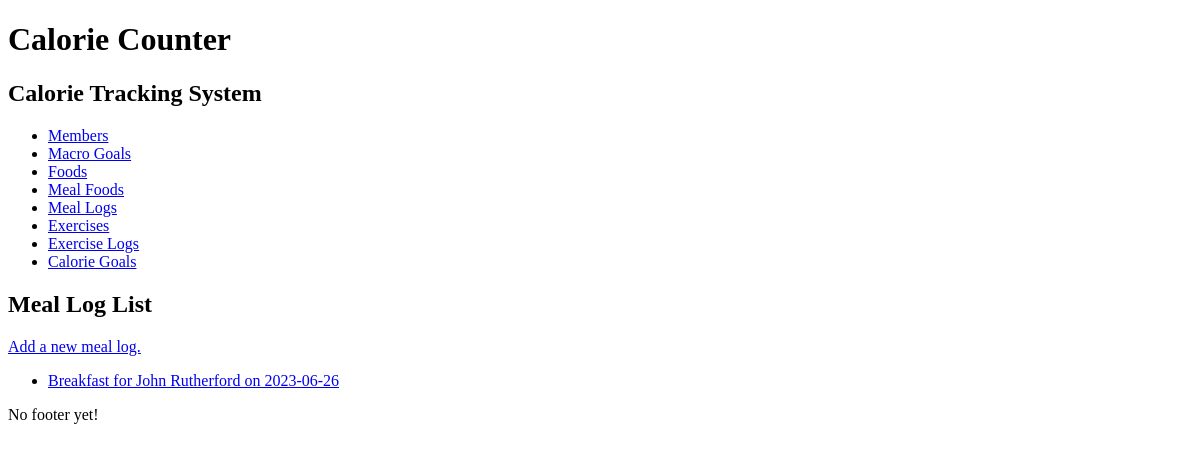
The page /meallog/ on the database as committed earlier.
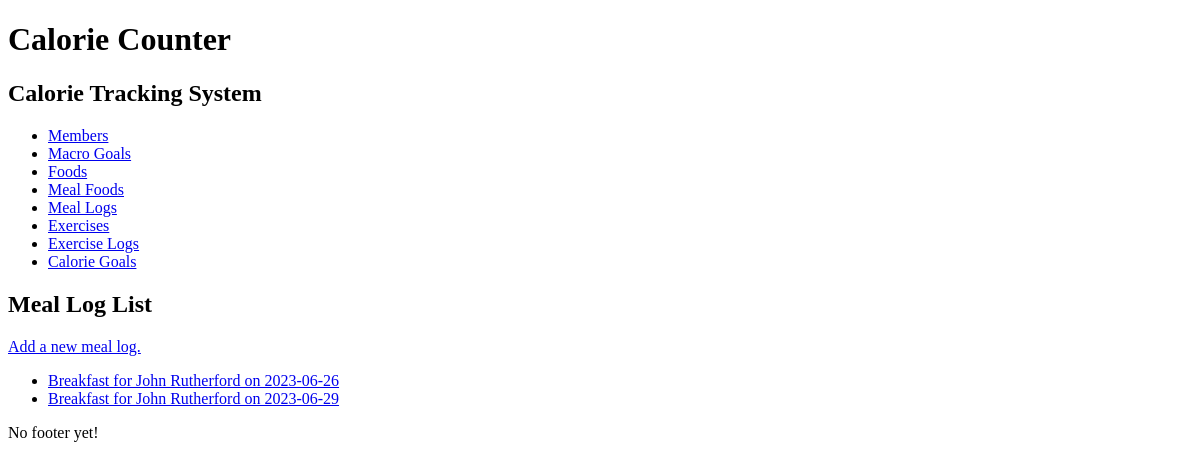
The same page on the database as committed later.
### calorie_counter/models.py (models this page shows, shortened)
class MealLog(models.Model):
    MEAL_CHOICES = [
        ('Breakfast', 'Breakfast'),
        ('Lunch', 'Lunch'),
        ('Dinner', 'Dinner'),
        ('Snack', 'Snack'),
    ]
    id = models.AutoField(primary_key=True)
    date = models.DateField()
    time = models.TimeField()
    meal_type = models.CharField(max_length=50, choices=MEAL_CHOICES)
    member = models.ForeignKey('Member', related_name='meal_logs', on_delete=models.PROTECT)
    def get_absolute_url(self):
        return reverse('calorie_counter_meal_log_detail_urlpattern',
                       kwargs={'pk': self.pk}
                       )
    def __str__(self):
        return '%s for %s on %s' % (self.meal_type, self.member, self.date)

class Member(models.Model):
    SEX_CHOICES = [
        ('M', 'Male'),
        ('F', 'Female'),
    ]
    id = models.AutoField(primary_key=True)
    first_name = models.CharField(max_length=50)
    last_name = models.CharField(max_length=50)
    e_mail = models.EmailField(max_length=254, unique=True)
    height = models.IntegerField(help_text="Height in inches")
    weight = models.IntegerField(help_text="Weight in pounds")
    age = models.IntegerField(help_text="Age in years")
    sex = models.CharField(help_text="Male = M, Female = F", max_length=1, choices=SEX_CHOICES)
    date_joined = models.DateField()
    disambiguator = models.CharField(max_length=45, blank=True, default='')
    def __str__(self):
        result = ''
        if self.disambiguator == '':
            result = '%s %s ' % (self.first_name, self.last_name)
        else:
            result = '%s, %s (%s)' % (self.first_name, self.last_name, self.disambiguator)
        return result
    class Meta:
        constraints = [
            models.UniqueConstraint(fields=['first_name', 'last_name', 'e_mail'], name='unique_member')
        ]

### calorie_counter/views.py (the view)
class MealLogList(View):
    def get(self, request):
        return render(
            request,
            'calorie_counter/meal_log_list.html',
            {'meal_log_list': MealLog.objects.all()}
        )

### calorie_counter/templates/calorie_counter/meal_log_list.html (shortened to what this page needs)
{%  extends 'calorie_counter/base.html' %}
{%  block content %}
    <h2> Meal Log List </h2>
    <div>
        <a href="{% url 'calorie_counter_meal_log_create_urlpattern' %}"> Add a new meal log. </a>
    </div>
    <ul>
        {% for meal_log in meal_log_list %}
            <li>
                <a href="{{ meal_log.get_absolute_url }}"> {{ meal_log }} </a>
            </li>
        {%  empty   %}
            <li><em>There are currently no meal logs.</em></li>
        {% endfor %}
    </ul>
{%  endblock %}

Rows that differ between the two databases and show on the page:
added MealLog: meal_type+member+date "Breakfast for John Rutherford on 2023-06-29"
